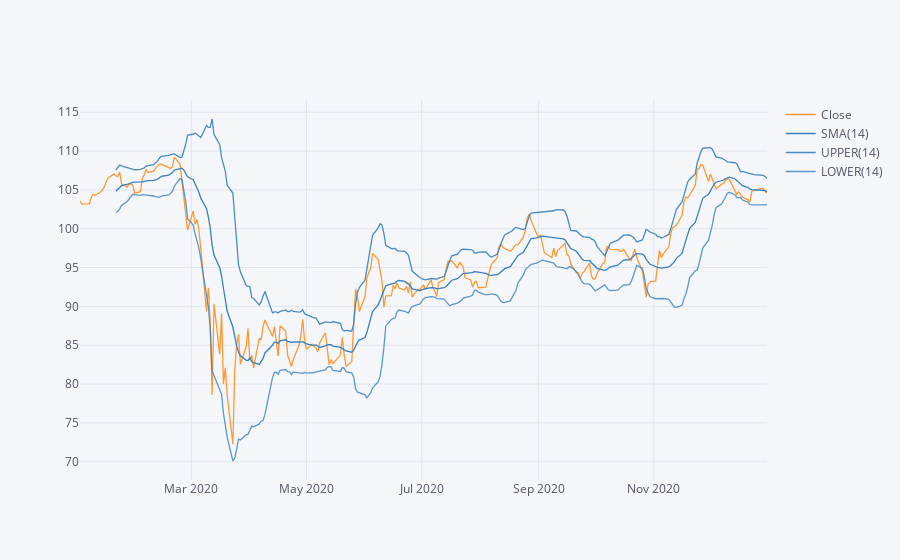

Notebook cell for this chart:
### Code cell
RY['Close']['2020-01-01':'2021-01-01'].ta_plot(study='boll')

### Figure 1 — Plotly figure (JSON) as saved in the notebook; plotly's stock layout.template omitted (floating-point values rounded to 4 significant figures; data arrays with more than 128 entries replaced by an {"elided": "..."} marker saying what was removed)
{"data": [{"line": {"color": "rgba(255, 153, 51, 1.0)", "dash": "solid", "shape": "linear", "width": 1.3}, "mode": "lines", "name": "Close", "text": "", "type": "scatter", "x": {"elided": "252 str values"}, "y": {"elided": "252 float values"}}, {"line": {"color": "rgba(55, 128, 191, 1.0)", "dash": "solid", "shape": "linear", "width": 1.3}, "mode": "lines", "name": "SMA(14)", "text": "", "type": "scatter", "x": {"elided": "252 str values"}, "y": {"elided": "252 mixed values"}}, {"line": {"color": "rgba(55, 128, 191, 0.8999999999999999)", "dash": "solid", "shape": "linear", "width": 1.3}, "mode": "lines", "name": "UPPER(14)", "text": "", "type": "scatter", "x": {"elided": "252 str values"}, "y": {"elided": "252 mixed values"}}, {"line": {"color": "rgba(55, 128, 191, 0.7999999999999998)", "dash": "solid", "shape": "linear", "width": 1.3}, "mode": "lines", "name": "LOWER(14)", "text": "", "type": "scatter", "x": {"elided": "252 str values"}, "y": {"elided": "252 mixed values"}}], "layout": {"legend": {"bgcolor": "#F5F6F9", "font": {"color": "#4D5663"}}, "paper_bgcolor": "#F5F6F9", "plot_bgcolor": "#F5F6F9", "title": {"font": {"color": "#4D5663"}}, "xaxis": {"gridcolor": "#E1E5ED", "showgrid": true, "tickfont": {"color": "#4D5663"}, "title": {"font": {"color": "#4D5663"}, "text": ""}, "zerolinecolor": "#E1E5ED"}, "yaxis": {"gridcolor": "#E1E5ED", "showgrid": true, "tickfont": {"color": "#4D5663"}, "title": {"font": {"color": "#4D5663"}, "text": ""}, "zerolinecolor": "#E1E5ED"}}}
